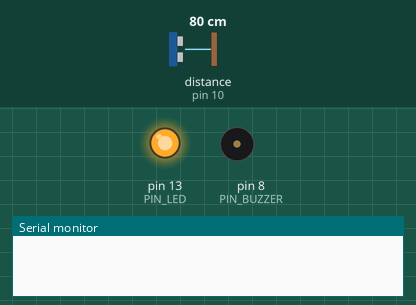
The sketch below on a simulated Arduino Uno, built with avr-gcc and run on an emulated ATmega328P. Shown: output pins drawn as LEDs (lit = HIGH), buzzer (waves = sounding, pin HIGH), the last lines printed to the serial monitor. Wiring (inferred from the names in the program): ultrasonic range finder: trigger pin 9; echo pin 10. Dashed ring = blinking. The test bench sets the inputs (shaded band); at power-on: distance to the obstacle (sensor on pin 10) 80 cm. The echo pulse lasts 58.3 µs per cm; EEPROM starts erased; pins used as bus, display or sensor lines are not drawn.

Above: at 0.1 s.
At 1.4 s:
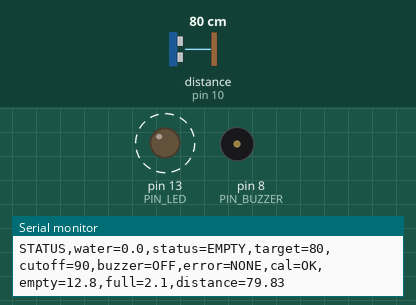
1.5 s: distance to the obstacle (sensor on pin 10) set to 5 cm
4.6 s: distance to the obstacle (sensor on pin 10) set to 2 cm
At 6.9 s:
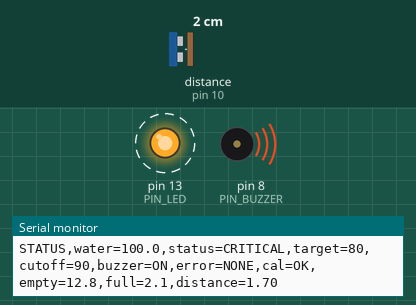
Timing chart, 0 to 17.6 s (numbered marks = the images above; inputs shaded):
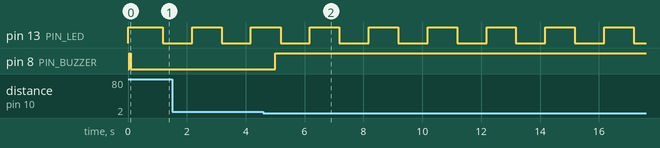

Measured:
- the behaviour switches between 4 and 3 cm on distance to the obstacle (sensor on pin 10) (found by bisection; images 1 and 2)
- after the input at 4.6 s, pin 8 (PIN_BUZZER): LOW → HIGH after 0.40 s
- by itself, pin 13 (PIN_LED): alternates HIGH for 1.0 s and LOW for 1.0 s

The sketch:

HydroSense_Firmware.ino
```cpp
/*
 * ==============================================================================
 * HydroSense – Smart Water Monitor
 * Arduino Authoritative Hardware Firmware
 * Firmware Version: 3.1.0 (Dedicated Water Monitoring Release)
 * Target Hardware: Arduino Uno / Nano / Mega 2560
 * Baud Rate: 9600 baud
 * ==============================================================================
 *
 * CORE PRINCIPLE:
 * Arduino is the single source of truth. All calibration, water percentage,
 * safety cutoffs, buzzer alarms, and operational statuses (EMPTY, LOW, NORMAL,
 * TARGET REACHED, HIGH, CRITICAL) are calculated directly on this microcontroller.
 *
 * NOTE: The water pump/motor has been completely removed. This firmware is
 * dedicated strictly to water-level monitoring, acoustic calibration, and
 * safety buzzer alarms.
 *
 * SUPPORTED COMMANDS (newline-terminated '\n'):
 * - TARGET:n         : Set target water percentage (10 - 95%)
 * - CUTOFF:n         : Set safety buzzer cutoff percentage (50 - 100%)
 * - CAL_EMPTY        : Calibrate 0% empty point from current sensor distance
 * - CAL_FULL         : Calibrate 100% full point from current sensor distance
 * - STATUS           : Request immediate status telemetry packet
 *
 * TELEMETRY FORMAT:
 * STATUS,water=45.2,status=NORMAL,target=80,cutoff=90,buzzer=OFF,error=NONE,cal=OK,empty=12.8,full=2.1,distance=7.45
 *
 * ACK FORMAT:
 * ACK:CAL_EMPTY:OK | ACK:CAL_FULL:OK | ACK:TARGET:OK | ACK:CUTOFF:OK
 *
 * HARDWARE PIN CONNECTIONS:
 * 1. HC-SR04 Ultrasonic Distance Sensor:
 *    - VCC  -> Arduino 5V
 *    - GND  -> Arduino GND
 *    - TRIG -> Pin 9
 *    - ECHO -> Pin 10
 *
 * 2. HC-05 Bluetooth Classic Module:
 *    - VCC  -> Arduino 5V
 *    - GND  -> Arduino GND
 *    - TXD  -> Arduino Pin 2 (SoftwareSerial RX)
 *    - RXD  -> Arduino Pin 3 (SoftwareSerial TX, via 1k/2k resistor divider)
 *
 * 3. Active Alarm Buzzer:
 *    - POS (+) -> Pin 8
 *    - NEG (-) -> Arduino GND
 *
 * 4. Heartbeat Status LED:
 *    - Pin 13 (Built-in LED)
 * ==============================================================================
 */

#include <SoftwareSerial.h>
#include <EEPROM.h>

// --- PIN DEFINITIONS ---
const uint8_t PIN_BT_RX   = 2;   // Connect to HC-05 TXD
const uint8_t PIN_BT_TX   = 3;   // Connect to HC-05 RXD (via resistor divider)
const uint8_t PIN_BUZZER  = 8;   // Audio Alarm Buzzer
const uint8_t PIN_TRIG    = 9;   // Ultrasonic Trigger
const uint8_t PIN_ECHO    = 10;  // Ultrasonic Echo
const uint8_t PIN_LED     = 13;  // Onboard Heartbeat LED

// --- CONFIGURATION CONSTANTS ---
const unsigned long TELEMETRY_INTERVAL_MS = 1000; // Broadcast state every 1 sec
const unsigned long SENSOR_TIMEOUT_MICROS  = 30000;// 30ms timeout (~5m max distance)

// EEPROM Storage Addresses
const int EEPROM_ADDR_MAGIC     = 0;  // Magic byte 0x4A ('J' for v3.1)
const int EEPROM_ADDR_TARGET    = 1;  // Stored target percentage (0-100)
const int EEPROM_ADDR_CUTOFF    = 2;  // Stored cutoff percentage (0-100)
const int EEPROM_ADDR_CAL_EMPTY = 10; // Stored float: Empty distance (cm)
const int EEPROM_ADDR_CAL_FULL  = 14; // Stored float: Full distance (cm)

// --- SYSTEM STATE ---
SoftwareSerial btSerial(PIN_BT_RX, PIN_BT_TX);

// Calibrated distances (loaded from EEPROM or defaults: 12.8 cm empty, 2.1 cm full)
float calEmptyDistanceCm = 12.8;
float calFullDistanceCm  = 2.1;

float currentDistanceCm = 12.8;
float currentWaterLevel = 0.0;
int   targetLevel       = 80;    // Target water %
int   cutoffLevel       = 90;    // Safety buzzer cutoff %
bool  buzzerActive      = false;
String lastErrorCode    = "NONE";
String waterStatus      = "EMPTY"; // EMPTY, LOW, NORMAL, TARGET REACHED, HIGH, CRITICAL

unsigned long lastTelemetryTime = 0;
String serialBuffer = "";
String btBuffer = "";
uint8_t consecutiveErrors = 0;

// Forward Declarations
void readSensors();
void calculateWaterMetrics();
void evaluateSafetyLogic();
void broadcastStatus();
void processCommand(String cmd, Stream &replyStream);
void setBuzzer(bool state);
void sendAck(const String &cmd, const String &status, const String &reason = "");
void loadSettings();
void saveSettings();

void setup() {
  // Initialize Hardware USB Serial
  Serial.begin(9600);
  while (!Serial && millis() < 1000) { ; } // Brief wait for Leonardo / Micro if used

  // Initialize SoftwareSerial for HC-05 Bluetooth
  btSerial.begin(9600);

  // Initialize GPIO Pins
  pinMode(PIN_TRIG, OUTPUT);
  pinMode(PIN_ECHO, INPUT);
  pinMode(PIN_BUZZER, OUTPUT);
  pinMode(PIN_LED, OUTPUT);

  digitalWrite(PIN_TRIG, LOW);
  setBuzzer(false);
  digitalWrite(PIN_LED, HIGH);

  // Load Calibration & Configuration from EEPROM
  loadSettings();

  // Initial sensor warm-up
  readSensors();
  calculateWaterMetrics();
  evaluateSafetyLogic();

  // Startup indication (short chirp)
  setBuzzer(true);
  delay(60);
  setBuzzer(false);

  // Broadcast initial boot status
  broadcastStatus();
}

void loop() {
  unsigned long currentMillis = millis();

  // 1. Process Hardware USB Serial Commands
  while (Serial.available() > 0) {
    char c = (char)Serial.read();
    if (c == '\n' || c == '\r') {
      if (serialBuffer.length() > 0) {
        processCommand(serialBuffer, Serial);
        serialBuffer = "";
      }
    } else if (serialBuffer.length() < 60) {
      serialBuffer += c;
    }
  }

  // 2. Process Bluetooth HC-05 Serial Commands
  while (btSerial.available() > 0) {
    char c = (char)btSerial.read();
    if (c == '\n' || c == '\r') {
      if (btBuffer.length() > 0) {
        processCommand(btBuffer, btSerial);
        btBuffer = "";
      }
    } else if (btBuffer.length() < 60) {
      btBuffer += c;
    }
  }

  // 3. Periodic Sensor Reading & Telemetry Broadcast (every 1000ms)
  if (currentMillis - lastTelemetryTime >= TELEMETRY_INTERVAL_MS) {
    lastTelemetryTime = currentMillis;

    readSensors();
    calculateWaterMetrics();
    evaluateSafetyLogic();
    broadcastStatus();

    // Toggle Heartbeat LED
    digitalWrite(PIN_LED, !digitalRead(PIN_LED));
  }
}

// --- SENSOR ACQUISITION ---
void readSensors() {
  digitalWrite(PIN_TRIG, LOW);
  delayMicroseconds(2);
  digitalWrite(PIN_TRIG, HIGH);
  delayMicroseconds(10);
  digitalWrite(PIN_TRIG, LOW);

  unsigned long duration = pulseIn(PIN_ECHO, HIGH, SENSOR_TIMEOUT_MICROS);

  if (duration == 0) {
    consecutiveErrors++;
    if (consecutiveErrors >= 3) {
      lastErrorCode = "SENSOR_TIMEOUT";
    }
    return;
  }

  float rawDist = (float)duration / 58.2;

  if (rawDist < 1.0 || rawDist > 400.0) {
    consecutiveErrors++;
    if (consecutiveErrors >= 3) {
      lastErrorCode = "OUT_OF_BOUNDS";
    }
    return;
  }

  consecutiveErrors = 0;
  lastErrorCode = "NONE";
  currentDistanceCm = rawDist;
}

// --- ARDUINO IS AUTHORITATIVE: WATER & STATUS CALCULATION ---
void calculateWaterMetrics() {
  // Usable height range: Empty Distance - Full Distance
  float usableHeight = calEmptyDistanceCm - calFullDistanceCm;
  if (usableHeight <= 0.5) usableHeight = 10.7; // Safety default fallback (12.8 - 2.1 = 10.7)

  // Effective water height from bottom
  float effectiveWaterHeight = calEmptyDistanceCm - currentDistanceCm;

  float pct = (effectiveWaterHeight / usableHeight) * 100.0;
  if (pct < 0.0) pct = 0.0;
  if (pct > 100.0) pct = 100.0;
  currentWaterLevel = pct;

  // Authoritative Status Category
  if (lastErrorCode != "NONE") {
    waterStatus = "SENSOR_ERROR";
  } else if (currentWaterLevel <= 10.0) {
    waterStatus = "EMPTY";
  } else if (currentWaterLevel <= 25.0) {
    waterStatus = "LOW";
  } else if (currentWaterLevel >= cutoffLevel) {
    waterStatus = "CRITICAL";
  } else if (currentWaterLevel >= (cutoffLevel - 5.0)) {
    waterStatus = "HIGH";
  } else if (currentWaterLevel >= targetLevel) {
    waterStatus = "TARGET REACHED";
  } else {
    waterStatus = "NORMAL";
  }
}

// --- SAFETY BUZZER INTERLOCK ---
void evaluateSafetyLogic() {
  // CRITICAL HIGH-WATER OVERFLOW ALARM:
  if (lastErrorCode == "NONE" && currentWaterLevel >= cutoffLevel) {
    setBuzzer(true);
  } else {
    if (buzzerActive && currentWaterLevel < cutoffLevel) {
      setBuzzer(false);
    }
  }
}

// --- COMMAND PROCESSOR ---
void processCommand(String cmd, Stream &replyStream) {
  cmd.trim();
  if (cmd.length() == 0) return;

  // 1. TARGET WATER LEVEL (TARGET:n)
  if (cmd.startsWith("TARGET:") || cmd.startsWith("target:")) {
    int val = cmd.substring(7).toInt();
    if (val >= 10 && val <= 95) {
      targetLevel = val;
      saveSettings();
      sendAck("TARGET", "OK");
    } else {
      sendAck("TARGET", "REJECTED", "RANGE_10_95");
    }
    broadcastStatus();
  }

  // 2. CUTOFF LEVEL (CUTOFF:n)
  else if (cmd.startsWith("CUTOFF:") || cmd.startsWith("cutoff:")) {
    int val = cmd.substring(7).toInt();
    if (val >= 50 && val <= 100) {
      cutoffLevel = val;
      saveSettings();
      sendAck("CUTOFF", "OK");
    } else {
      sendAck("CUTOFF", "REJECTED", "RANGE_50_100");
    }
    broadcastStatus();
  }

  // 3. CALIBRATE EMPTY POINT (CAL_EMPTY)
  // Takes current sensor distance as the 0% empty calibration point
  else if (cmd.equalsIgnoreCase("CAL_EMPTY")) {
    readSensors();
    if (lastErrorCode == "NONE" && currentDistanceCm >= 2.0 && currentDistanceCm <= 400.0) {
      calEmptyDistanceCm = currentDistanceCm;
      saveSettings();
      calculateWaterMetrics();
      sendAck("CAL_EMPTY", "OK");
    } else {
      sendAck("CAL_EMPTY", "REJECTED", "SENSOR_INVALID");
    }
    broadcastStatus();
  }

  // 4. CALIBRATE FULL POINT (CAL_FULL)
  // Takes current sensor distance as the 100% full calibration point
  else if (cmd.equalsIgnoreCase("CAL_FULL")) {
    readSensors();
    if (lastErrorCode == "NONE" && currentDistanceCm >= 1.0 && currentDistanceCm < calEmptyDistanceCm) {
      calFullDistanceCm = currentDistanceCm;
      saveSettings();
      calculateWaterMetrics();
      sendAck("CAL_FULL", "OK");
    } else {
      String reason = (currentDistanceCm >= calEmptyDistanceCm) ? "FULL_MUST_BE_LESS_THAN_EMPTY" : "SENSOR_INVALID";
      sendAck("CAL_FULL", "REJECTED", reason);
    }
    broadcastStatus();
  }

  // 5. STATUS QUERY
  else if (cmd.equalsIgnoreCase("STATUS")) {
    broadcastStatus();
  }
}

void setBuzzer(bool state) {
  buzzerActive = state;
  digitalWrite(PIN_BUZZER, state ? HIGH : LOW);
}

// --- ACK SENDER ---
void sendAck(const String &cmd, const String &status, const String &reason) {
  String out = F("ACK:");
  out += cmd;
  out += F(":");
  out += status;
  if (reason.length() > 0) {
    out += F(":");
    out += reason;
  }
  Serial.println(out);
  btSerial.println(out);
}

// --- TELEMETRY BROADCAST ---
void broadcastStatus() {
  String out = F("STATUS,water=");
  out += String(currentWaterLevel, 1);
  out += F(",status=");
  out += waterStatus;
  out += F(",target=");
  out += String(targetLevel);
  out += F(",cutoff=");
  out += String(cutoffLevel);
  out += F(",buzzer=");
  out += buzzerActive ? F("ON") : F("OFF");
  out += F(",error=");
  out += lastErrorCode;
  out += F(",cal=OK");
  out += F(",empty=");
  out += String(calEmptyDistanceCm, 1);
  out += F(",full=");
  out += String(calFullDistanceCm, 1);
  out += F(",distance=");
  out += String(currentDistanceCm, 2);

  Serial.println(out);
  btSerial.println(out);
}

// --- EEPROM PERSISTENCE ---
void loadSettings() {
  uint8_t magic = EEPROM.read(EEPROM_ADDR_MAGIC);
  if (magic == 0x4A) { // 'J'
    targetLevel = EEPROM.read(EEPROM_ADDR_TARGET);
    cutoffLevel = EEPROM.read(EEPROM_ADDR_CUTOFF);
    EEPROM.get(EEPROM_ADDR_CAL_EMPTY, calEmptyDistanceCm);
    EEPROM.get(EEPROM_ADDR_CAL_FULL, calFullDistanceCm);

    // Sanity bounds check on loaded calibration
    if (targetLevel < 10 || targetLevel > 95) targetLevel = 80;
    if (cutoffLevel < 50 || cutoffLevel > 100) cutoffLevel = 90;
    if (calEmptyDistanceCm < 3.0 || calEmptyDistanceCm > 300.0) calEmptyDistanceCm = 12.8;
    if (calFullDistanceCm < 0.5 || calFullDistanceCm >= calEmptyDistanceCm) calFullDistanceCm = 2.1;
  } else {
    // Factory defaults
    targetLevel = 80;
    cutoffLevel = 90;
    calEmptyDistanceCm = 12.8;
    calFullDistanceCm = 2.1;
    saveSettings();
  }
}

void saveSettings() {
  EEPROM.update(EEPROM_ADDR_MAGIC, 0x4A);
  EEPROM.update(EEPROM_ADDR_TARGET, (uint8_t)targetLevel);
  EEPROM.update(EEPROM_ADDR_CUTOFF, (uint8_t)cutoffLevel);
  EEPROM.put(EEPROM_ADDR_CAL_EMPTY, calEmptyDistanceCm);
  EEPROM.put(EEPROM_ADDR_CAL_FULL, calFullDistanceCm);
}
```
